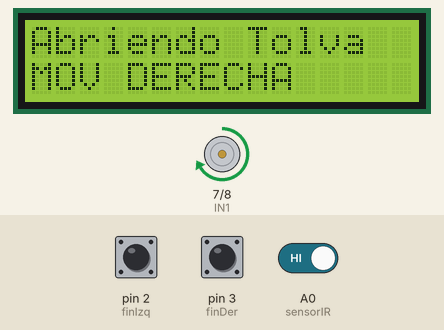
Bench run of a sketch on a simulated Arduino Uno, built with avr-gcc and run on an emulated ATmega328P. Shown: 16×2 character LCD, motor-driver pin pairs drawn as motors (green arrow = first pin HIGH = forward, orange = second pin HIGH = backward, longer = more drive, scaled by the enable pin). Inputs (shaded band) come from the test bench; at power-on: pin 3 (finDer) HIGH, pin 2 (finIzq) HIGH, A0 (sensorIR) HIGH. What the sketch prints to the serial monitor is not drawn.

Above: at 3.2 s.
3.3 s: pin 3 (finDer) pulled LOW for 0.15 s
At 4.2 s:
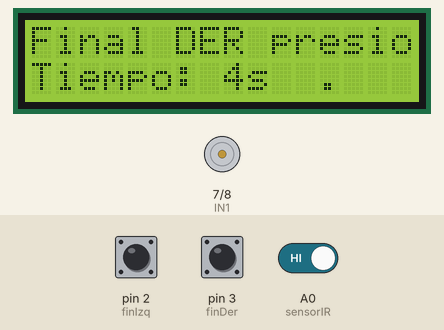
6.4 s: pin 2 (finIzq) pulled LOW for 0.15 s
At 7.2 s:
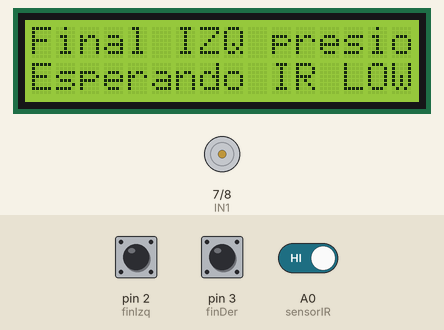
8.0 s: A0 (sensorIR) driven LOW
At 8.2 s:
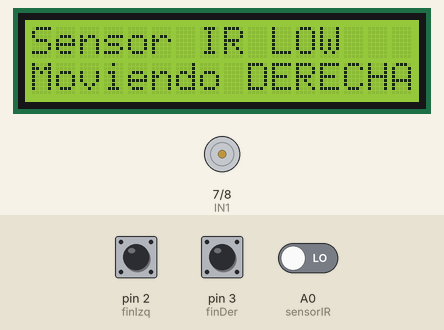
9.8 s: pin 3 (finDer) pulled LOW for 1 s
At 11.4 s:
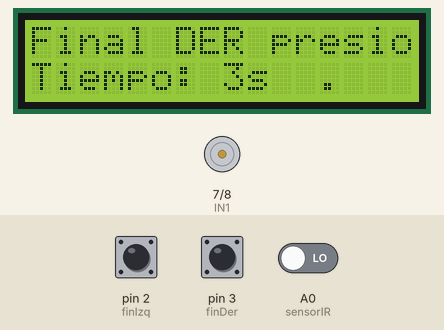
13.8 s: pin 2 (finIzq) pulled LOW for 1 s
At 15.2 s:
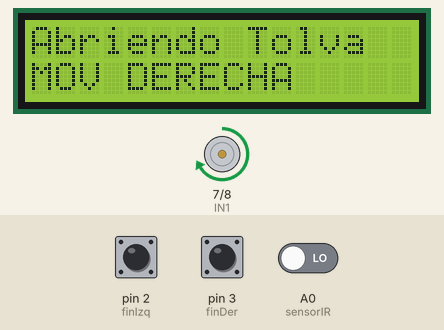
16.3 s: pin 3 (finDer) pulled LOW for 0.15 s
At 22.6 s:
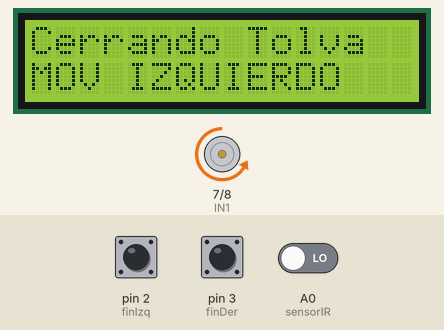
Timing chart, 0 to 23.0 s (numbered marks = the images above; inputs shaded):
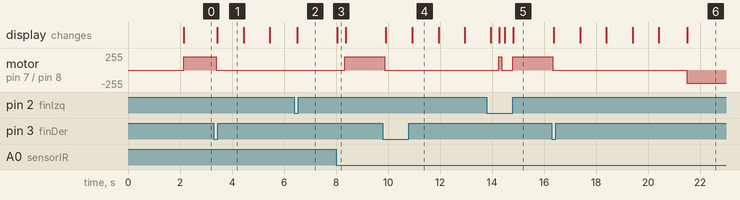

Measured:
- after the input at 3.3 s, motor on pin 7 (IN1) / pin 8 (IN2): forward 200/255 → stopped after 0.09 s; the display: changes after 0.14 s (image 1)
- after the input at 6.4 s, the display: changes after 0.11 s (image 2)
- after the input at 8.0 s, motor on pin 7 (IN1) / pin 8 (IN2): stopped → forward 200/255 after 0.34 s; the display: changes at once (image 3)
- after the input at 9.8 s, motor on pin 7 (IN1) / pin 8 (IN2): forward 200/255 → stopped after 0.08 s; the display: first changes after 0.12 s (image 4 shows a later state)
- after the input at 13.8 s, motor on pin 7 (IN1) / pin 8 (IN2): stopped → forward 200/255 after 0.45 s, → stopped 0.13 s later, → forward 200/255 0.41 s later; the display: first changes after 0.15 s (image 5 shows a later state)
- after the input at 16.3 s, motor on pin 7 (IN1) / pin 8 (IN2): forward 200/255 → stopped at once, → backward 200/255 5.2 s later; the display: first changes after 0.08 s (image 6 shows a later state)
- what the display in image 4 shows lasts 1.0 s, from 10.9 s to 11.9 s

The sketch:

tolva.ino
```cpp
#include <Wire.h>
#include <LiquidCrystal_I2C.h>

// Configura la dirección I2C de tu LCD (comúnmente 0x27 o 0x3F)
LiquidCrystal_I2C lcd(0x27, 16, 2);

// Pines del motor
const int IN1 = 7;
const int IN2 = 8;
const int ENA = 9;

// Pines de los finales de carrera
const int finIzq = 2;
const int finDer = 3;

// Pin del sensor infrarrojo
const int sensorIR = A0;

// Variable para guardar el sentido actual del motor
int sentido = 1; // 1 = derecha, -1 = izquierda

// Variables para el control del tiempo (retardo del final derecho)
unsigned long tiempoInicioRetardo = 0;
bool enRetardo = false;
bool retardoCompletado = false;

// Variable para saber si se espera la señal del sensor IR
bool esperandoIR = false;

void setup() {
  // Configuración de pines
  pinMode(IN1, OUTPUT);
  pinMode(IN2, OUTPUT);
  pinMode(ENA, OUTPUT);

  pinMode(finIzq, INPUT_PULLUP);
  pinMode(finDer, INPUT_PULLUP);
  pinMode(sensorIR, INPUT);

  Serial.begin(9600);

  // Inicializar LCD
  lcd.init();
  lcd.backlight();
  lcd.setCursor(0, 0);
  lcd.print("Sistema iniciado");
  lcd.setCursor(0, 1);
  lcd.print("Esperando IR LOW");
  delay(2000);
  lcd.clear();

  Serial.println("Sistema iniciado - Retardo de 5 segundos en DERECHO");
}

void mostrarLCD(String linea1, String linea2 = "") {
  lcd.clear();
  lcd.setCursor(0, 0);
  lcd.print(linea1);
  lcd.setCursor(0, 1);
  lcd.print(linea2);
}

void loop() {
  // Leer los estados de los finales de carrera y el sensor IR
  bool izqPresionado = digitalRead(finIzq) == LOW;
  bool derPresionado = digitalRead(finDer) == LOW;
  bool irActivo = digitalRead(sensorIR) == LOW; // Sensor IR activo en BAJO

  // ---------------------------
  // LÓGICA DEL FINAL IZQUIERDO (espera IR para moverse a derecha)
  // ---------------------------
  if (izqPresionado && !esperandoIR) {
    digitalWrite(IN1, LOW);
    digitalWrite(IN2, LOW);

    esperandoIR = true;
    sentido = -1;
    enRetardo = false;
    retardoCompletado = false;

    Serial.println("Final IZQUIERDO presionado - Esperando señal IR (LOW) para moverse a DERECHA...");
    mostrarLCD("Final IZQ presionado", "Esperando IR LOW");
  }

  // Si estamos esperando la señal IR y el sensor se activa (en bajo)
  if (esperandoIR && irActivo) {
    sentido = 1; // Cambiar a derecha
    esperandoIR = false;
    Serial.println("Señal IR detectada (LOW) - Iniciando movimiento a la DERECHA");
    mostrarLCD("Sensor IR LOW", "Moviendo DERECHA");
    delay(300);
  }

  // ---------------------------
  // LÓGICA DEL FINAL DERECHO (retardo 5s)
  // ---------------------------
  if (derPresionado && !enRetardo && !retardoCompletado) {
    digitalWrite(IN1, LOW);
    digitalWrite(IN2, LOW);
    enRetardo = true;
    tiempoInicioRetardo = millis();
    Serial.println("Final DERECHO presionado - Iniciando retardo de 5 segundos...");
    mostrarLCD("Final DER presionado", "Retardo 5s...");
  }

  // Control del retardo de 5 segundos
  if (enRetardo) {
    if (millis() - tiempoInicioRetardo >= 5000) {
      sentido = -1;
      enRetardo = false;
      retardoCompletado = true;
      Serial.println("Retardo completado - Cambiando a IZQUIERDA");
      mostrarLCD("Retardo completado", "Moviendo IZQUIERDA");
    } else {
      unsigned long restante = 5000 - (millis() - tiempoInicioRetardo);
      Serial.print("Tiempo restante: ");
      Serial.print(restante / 1000);
      Serial.println(" s");
      lcd.setCursor(0, 1);
      lcd.print("Tiempo: ");
      lcd.print(restante / 1000);
      lcd.print("s  ");
    }
  }

  // Reset del retardo cuando se suelta el final derecho
  if (!derPresionado && retardoCompletado) {
    retardoCompletado = false;
    Serial.println("Final DERECHO liberado - Retardo resetado");
    mostrarLCD("Final DER liberado", "Retardo resetado");
  }

  // ---------------------------
  // CONTROL DE MOVIMIENTO DEL MOTOR
  // ---------------------------
  if (!enRetardo && !esperandoIR) {
    if (sentido == 1) {
      digitalWrite(IN1, HIGH);
      digitalWrite(IN2, LOW);
      if (!derPresionado) {
        Serial.println("Girando a la DERECHA");
        mostrarLCD("Abriendo Tolva", "MOV DERECHA");
      }
    } else {
      digitalWrite(IN1, LOW);
      digitalWrite(IN2, HIGH);
      if (!izqPresionado) {
        Serial.println("Girando a la IZQUIERDA");
        mostrarLCD("Cerrando Tolva", "MOV IZQUIERDO");
      }
    }
  } else {
    // Si está detenido
    digitalWrite(IN1, LOW);
    digitalWrite(IN2, LOW);
  }

  analogWrite(ENA, 200);
  delay(100);
}
```
